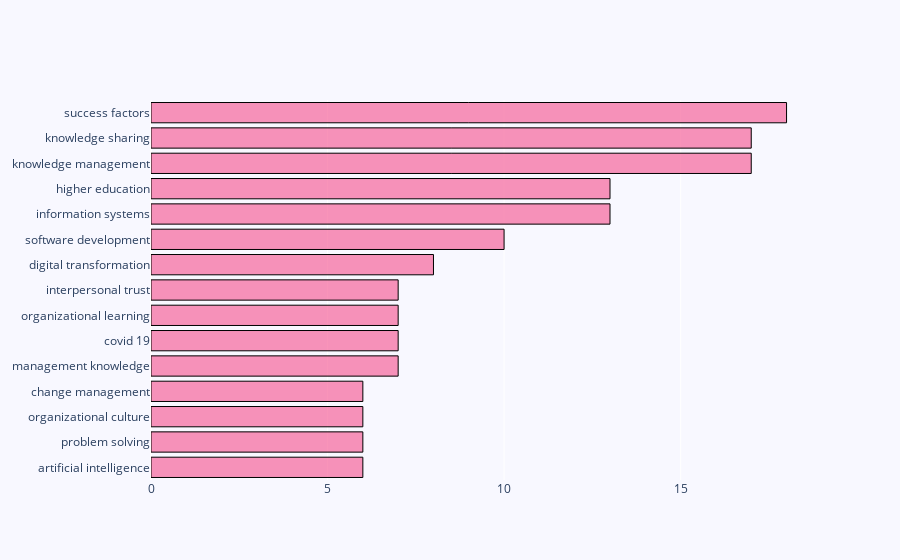

Notebook source saved alongside this figure:
### Code cell
bibfile.get_top_ngrams(view = 'notebook', entry = 'kwa', ngrams = 2, stop_words = ['en'], rmv_custom_words = [], wordsn = 15)

### Figure 1 — Plotly figure (JSON) as saved in the notebook; plotly's stock layout.template omitted (floating-point values rounded to 4 significant figures)
{"data": [{"marker": {"color": "rgba(246, 78, 139, 0.6)", "line": {"color": "black", "width": 1}}, "orientation": "h", "type": "bar", "x": [18, 17, 17, 13, 13, 10, 8, 7, 7, 7, 7, 6, 6, 6, 6], "y": ["success factors", "knowledge sharing", "knowledge management", "higher education", "information systems", "software development", "digital transformation", "interpersonal trust", "organizational learning", "covid 19", "management knowledge", "change management", "organizational culture", "problem solving", "artificial intelligence"]}], "layout": {"paper_bgcolor": "rgb(248, 248, 255)", "plot_bgcolor": "rgb(248, 248, 255)", "yaxis": {"autorange": "reversed"}}}
